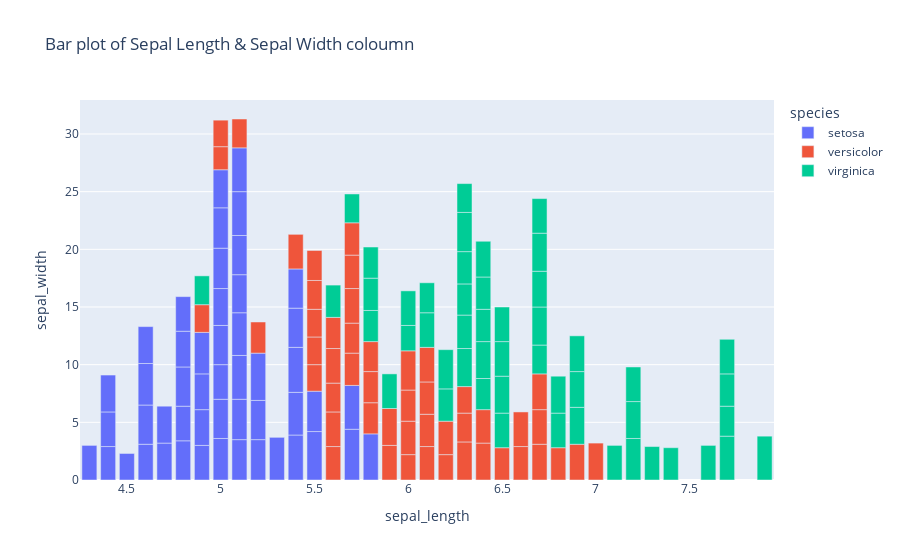

Write notebook code for a chart like this one.
### Markdown cell above
## 3.Bar Plot
A bar plot is a graphical representation of categorical data with rectangular bars with lengths proportional to the values that they represent. The bars can be plotted vertically or horizontally.
**Key Features:**
- **Vertical or Horizontal Orientation**: Bar plots can be oriented vertically or horizontally, depending on the data and desired visualization.
- **Categorical Data**: Each bar represents a distinct category, making it easy to compare values across different groups.
- **Error Bars**: Optional error bars can be added to represent uncertainty or variability in the data.

### Code cell
fig3=px.bar(df,x='sepal_length',y='sepal_width',color='species',title='Bar plot of Sepal Length & Sepal Width coloumn')
fig3.show()

### Figure 1 — Plotly figure (JSON) as saved in the notebook; plotly's stock layout.template omitted (floating-point values rounded to 4 significant figures)
{"data": [{"hovertemplate": "species=setosa<br>sepal_length=%{x}<br>sepal_width=%{y}<extra></extra>", "legendgroup": "setosa", "marker": {"color": "#636efa", "pattern": {"shape": ""}}, "name": "setosa", "orientation": "v", "showlegend": true, "textposition": "auto", "type": "bar", "x": [5.1, 4.9, 4.7, 4.6, 5.0, 5.4, 4.6, 5.0, 4.4, 4.9, 5.4, 4.8, 4.8, 4.3, 5.8, 5.7, 5.4, 5.1, 5.7, 5.1, 5.4, 5.1, 4.6, 5.1, 4.8, 5.0, 5.0, 5.2, 5.2, 4.7, 4.8, 5.4, 5.2, 5.5, 4.9, 5.0, 5.5, 4.9, 4.4, 5.1, 5.0, 4.5, 4.4, 5.0, 5.1, 4.8, 5.1, 4.6, 5.3, 5.0], "xaxis": "x", "y": [3.5, 3.0, 3.2, 3.1, 3.6, 3.9, 3.4, 3.4, 2.9, 3.1, 3.7, 3.4, 3.0, 3.0, 4.0, 4.4, 3.9, 3.5, 3.8, 3.8, 3.4, 3.7, 3.6, 3.3, 3.4, 3.0, 3.4, 3.5, 3.4, 3.2, 3.1, 3.4, 4.1, 4.2, 3.1, 3.2, 3.5, 3.6, 3.0, 3.4, 3.5, 2.3, 3.2, 3.5, 3.8, 3.0, 3.8, 3.2, 3.7, 3.3], "yaxis": "y"}, {"hovertemplate": "species=versicolor<br>sepal_length=%{x}<br>sepal_width=%{y}<extra></extra>", "legendgroup": "versicolor", "marker": {"color": "#EF553B", "pattern": {"shape": ""}}, "name": "versicolor", "orientation": "v", "showlegend": true, "textposition": "auto", "type": "bar", "x": [7.0, 6.4, 6.9, 5.5, 6.5, 5.7, 6.3, 4.9, 6.6, 5.2, 5.0, 5.9, 6.0, 6.1, 5.6, 6.7, 5.6, 5.8, 6.2, 5.6, 5.9, 6.1, 6.3, 6.1, 6.4, 6.6, 6.8, 6.7, 6.0, 5.7, 5.5, 5.5, 5.8, 6.0, 5.4, 6.0, 6.7, 6.3, 5.6, 5.5, 5.5, 6.1, 5.8, 5.0, 5.6, 5.7, 5.7, 6.2, 5.1, 5.7], "xaxis": "x", "y": [3.2, 3.2, 3.1, 2.3, 2.8, 2.8, 3.3, 2.4, 2.9, 2.7, 2.0, 3.0, 2.2, 2.9, 2.9, 3.1, 3.0, 2.7, 2.2, 2.5, 3.2, 2.8, 2.5, 2.8, 2.9, 3.0, 2.8, 3.0, 2.9, 2.6, 2.4, 2.4, 2.7, 2.7, 3.0, 3.4, 3.1, 2.3, 3.0, 2.5, 2.6, 3.0, 2.6, 2.3, 2.7, 3.0, 2.9, 2.9, 2.5, 2.8], "yaxis": "y"}, {"hovertemplate": "species=virginica<br>sepal_length=%{x}<br>sepal_width=%{y}<extra></extra>", "legendgroup": "virginica", "marker": {"color": "#00cc96", "pattern": {"shape": ""}}, "name": "virginica", "orientation": "v", "showlegend": true, "textposition": "auto", "type": "bar", "x": [6.3, 5.8, 7.1, 6.3, 6.5, 7.6, 4.9, 7.3, 6.7, 7.2, 6.5, 6.4, 6.8, 5.7, 5.8, 6.4, 6.5, 7.7, 7.7, 6.0, 6.9, 5.6, 7.7, 6.3, 6.7, 7.2, 6.2, 6.1, 6.4, 7.2, 7.4, 7.9, 6.4, 6.3, 6.1, 7.7, 6.3, 6.4, 6.0, 6.9, 6.7, 6.9, 5.8, 6.8, 6.7, 6.7, 6.3, 6.5, 6.2, 5.9], "xaxis": "x", "y": [3.3, 2.7, 3.0, 2.9, 3.0, 3.0, 2.5, 2.9, 2.5, 3.6, 3.2, 2.7, 3.0, 2.5, 2.8, 3.2, 3.0, 3.8, 2.6, 2.2, 3.2, 2.8, 2.8, 2.7, 3.3, 3.2, 2.8, 3.0, 2.8, 3.0, 2.8, 3.8, 2.8, 2.8, 2.6, 3.0, 3.4, 3.1, 3.0, 3.1, 3.1, 3.1, 2.7, 3.2, 3.3, 3.0, 2.5, 3.0, 3.4, 3.0], "yaxis": "y"}], "layout": {"barmode": "relative", "legend": {"title": {"text": "species"}, "tracegroupgap": 0}, "title": {"text": "Bar plot of Sepal Length & Sepal Width coloumn"}, "xaxis": {"anchor": "y", "domain": [0, 1], "title": {"text": "sepal_length"}}, "yaxis": {"anchor": "x", "domain": [0, 1], "title": {"text": "sepal_width"}}}}
